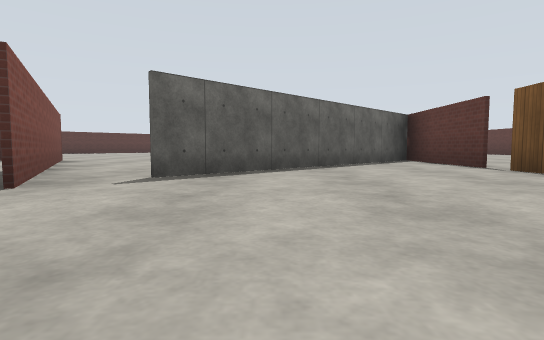
View 1 (above)

16 first-person views from a walk through a robot-simulator world made for Gazebo. The camera is 0.72 m above the floor, tilts 4° down and sees 80° across. The floor is counted in squares, 2.5 m on a side. Each view is taken from the middle of a square. On the plan, view 1 faces up. The plan holds only what a view shows up to about 9 squares ahead; the rest is blank. The place goes on beyond the plan. Gazebo's built-in surfaces are drawn with simple patterns. Simple shapes stand in for some stock models.

View 2
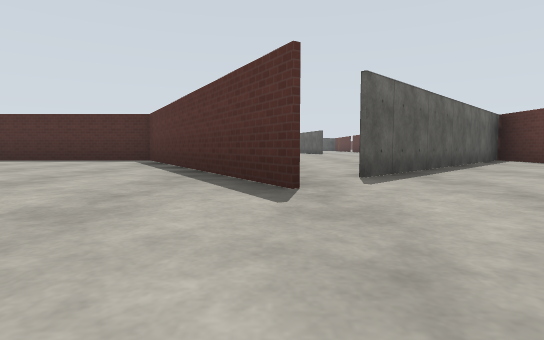

View 3
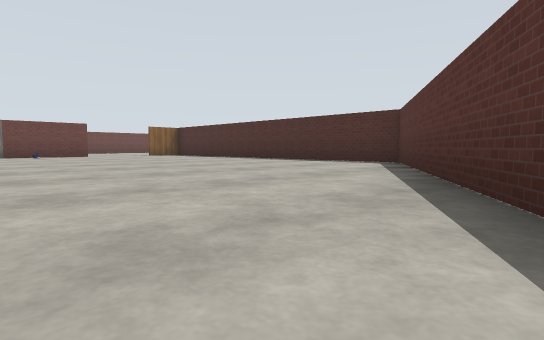

View 4
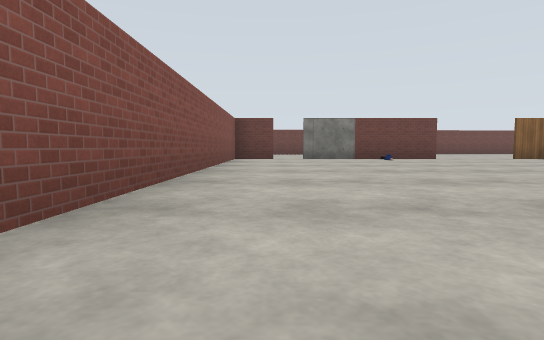

View 5
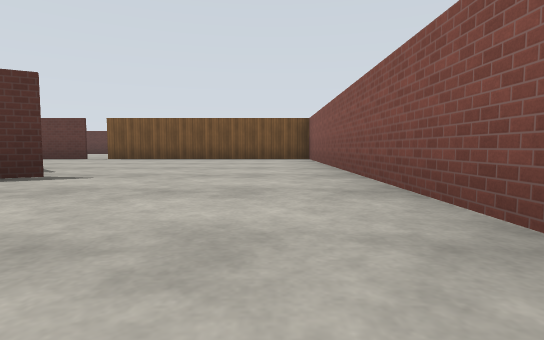

View 6
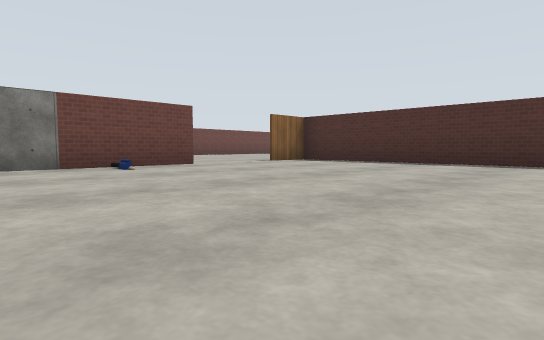

View 7
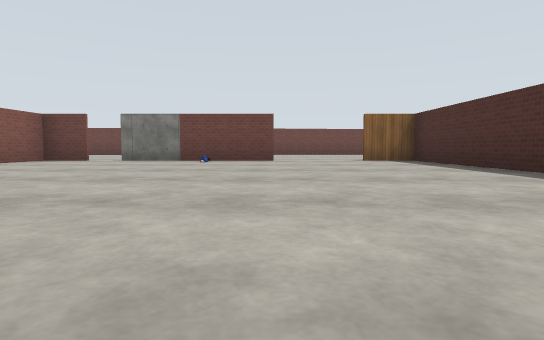

View 8
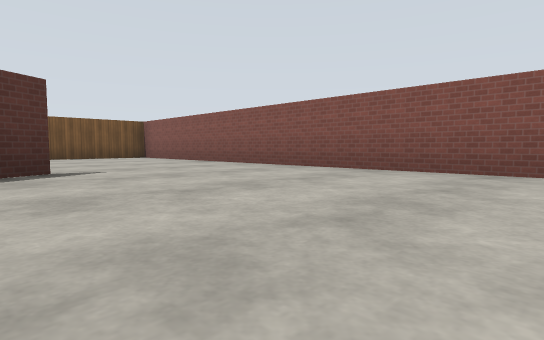

View 9
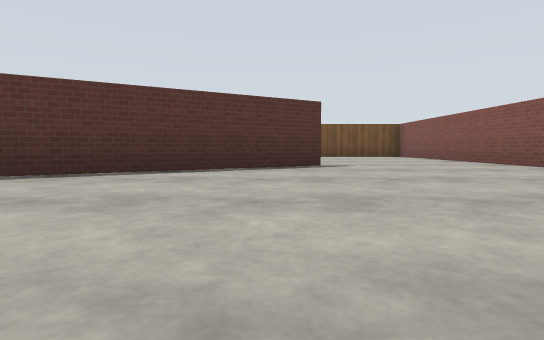

View 10
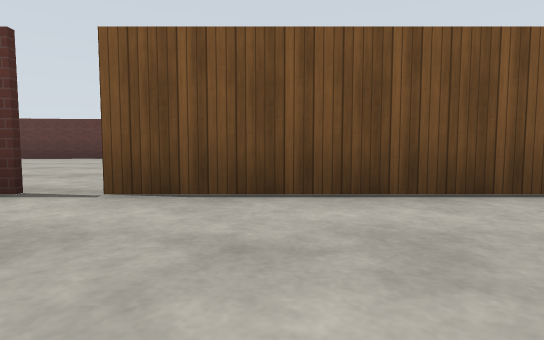

View 11
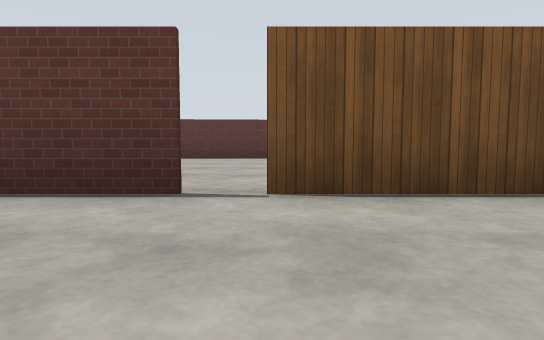

View 12
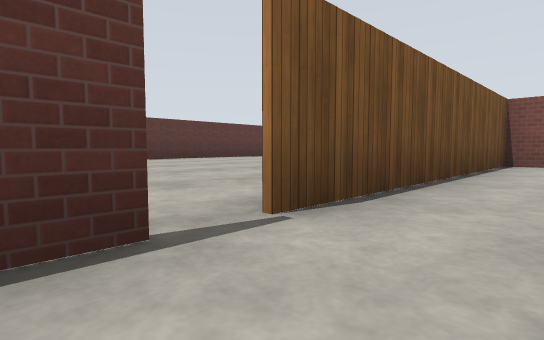

View 13
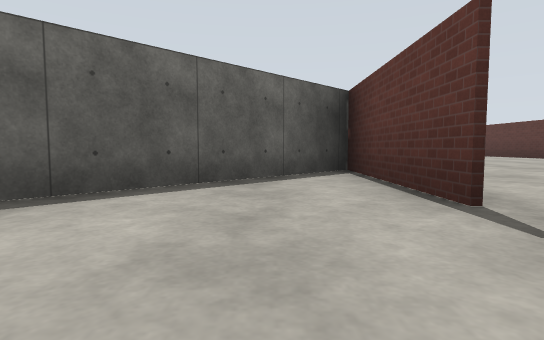

View 14
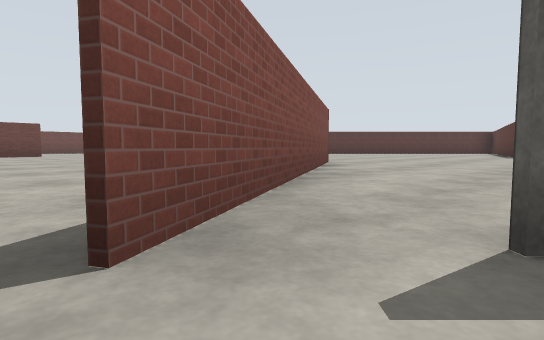

View 15
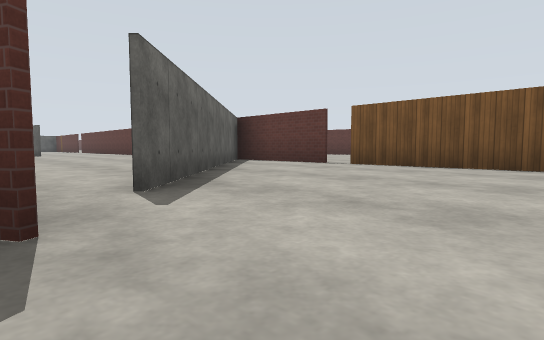

View 16
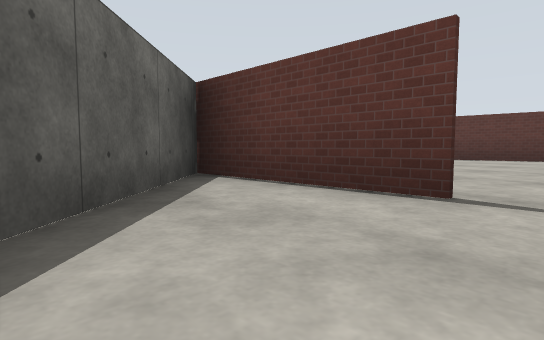

### Floor plan
Points are (right, up) in squares from view 1. A wall is a line through its corners. A room is listed if a view was taken in it or the views show most of it. See-through windows are left out.
Room 1 (views 1, 2, 3, 4, 5, 6, 7, 8, 9, 10, 11, 12, 13, 14, 15, 16)
walls: (-1.8, 2.1) (-4.6, 7) (-13, 7) (-13, 5.9); (-13, 4.1) (-13, 0.8); (-13, 0.1) (-13, -0.9) (3, -0.9) (3, 4.1); (3, 4.5) (3, 7.2) (-1.2, 3)
ways out: gap at (3, 4)
objects: person (-12, 3)

Where each view was taken, in squares from view 1:
view 1: 0 up, 0 right, facing up
view 2: 0 up, 2 left, facing up
view 3: 1 up, 2 left, facing up-left
view 4: 0 up, 5 left, facing left
view 5: 0 up, 5 left, facing right
view 6: 1 up, 8 left, facing up-left
view 7: 4 up, 6 left, facing left
view 8: 3 up, 6 left, facing down-right
view 9: 3 up, 7 left, facing right
view 10: 3 up, 1 right, facing right
view 11: 4 up, 1 right, facing right
view 12: 5 up, 2 right, facing down-right
view 13: 3 up, 2 right, facing up
view 14: 2 up, 1 left, facing up-left
view 15: 1 up, 2 left, facing up-right
view 16: 4 up, 1 right, facing up-right
